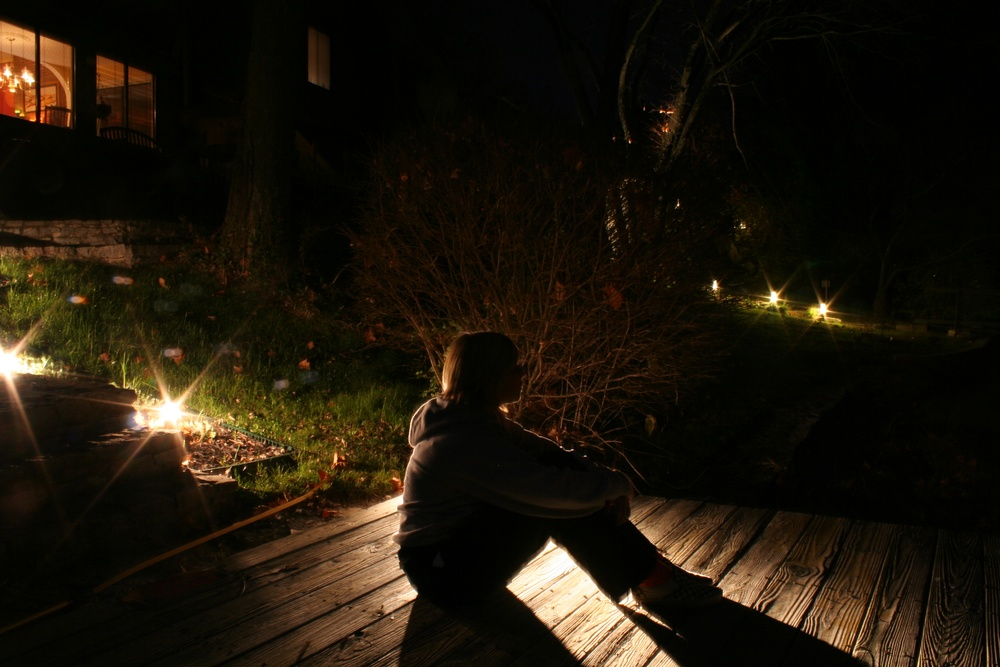
#> input picture LIME_V1.2/img/inp_5.jpg, 1000 x 667 px, shrunk from 2496 x 1664 before the run
$ python new.py
#> lines starting #> are read from the running program, lines starting #| are printed output that depends on the picture
import Image
import ImageEnhance

brightness = 2.0
peak = Image.open( "img/inp_5.jpg")
#> peak is the input picture: PIL image 1000x667 RGB; mean R, G, B 29.6, 22.3, 11
enhancer = ImageEnhance.Brightness(peak)
bright = enhancer.enhance(brightness)
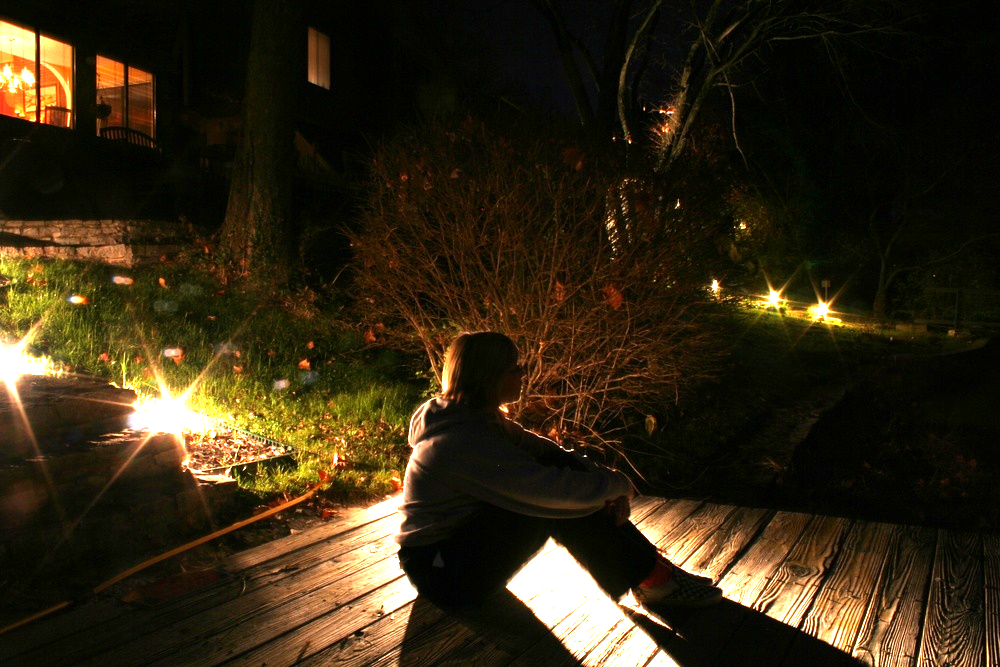
#> bright: PIL image 1000x667 RGB; mean R, G, B 51.1, 40.2, 19.9
bright.save( "new_output.jpg")
bright.show()

contrast = 1.3
enhancer = ImageEnhance.Contrast(bright)
con = enhancer.enhance(contrast)
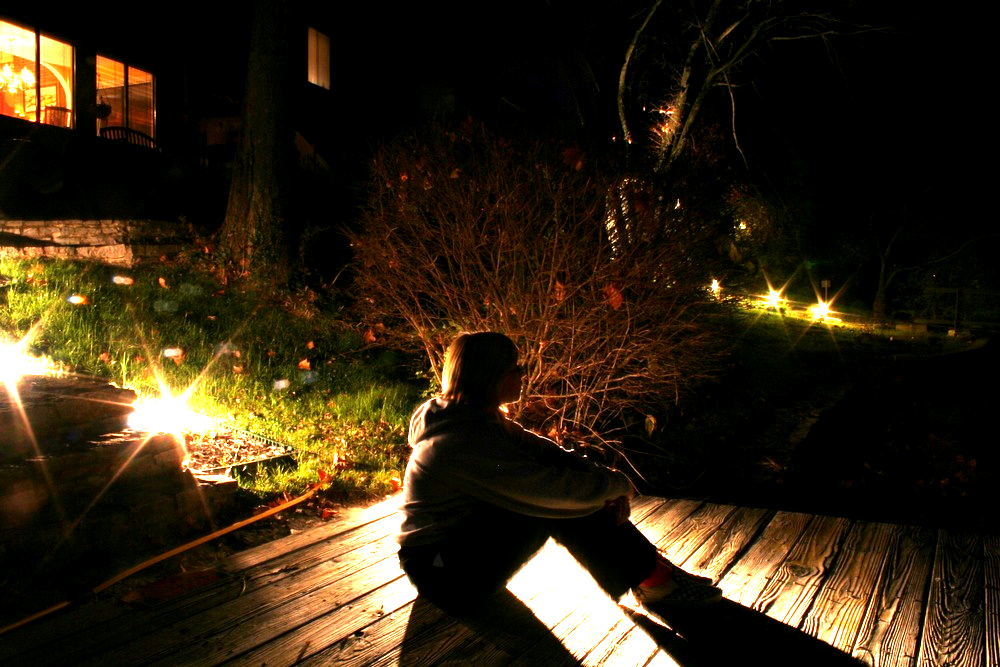
#> con: PIL image 1000x667 RGB; mean R, G, B 51.2, 38.5, 18.7
con.save( "new_output1.jpg")
con.show()

$ run again, with LIME_V1.2/img/inp_10.jpg copied over LIME_V1.2/img/inp_5.jpg
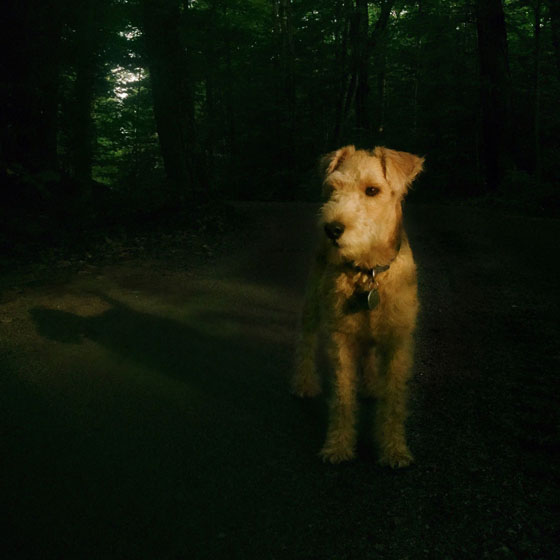
#> input picture LIME_V1.2/img/inp_10.jpg, 560 x 560 px
#> peak is the input picture: PIL image 560x560 RGB; mean R, G, B 15.6, 21.2, 9.1
#> `bright = enhancer.enhance(brightness)`:
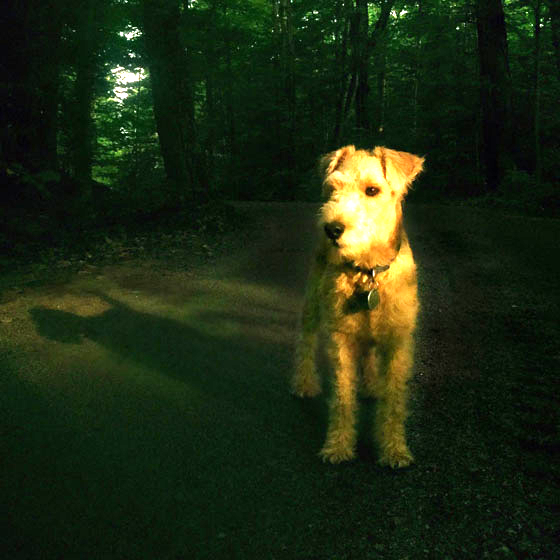
#> bright: PIL image 560x560 RGB; mean R, G, B 28.9, 41.9, 18
#> `con = enhancer.enhance(contrast)`:
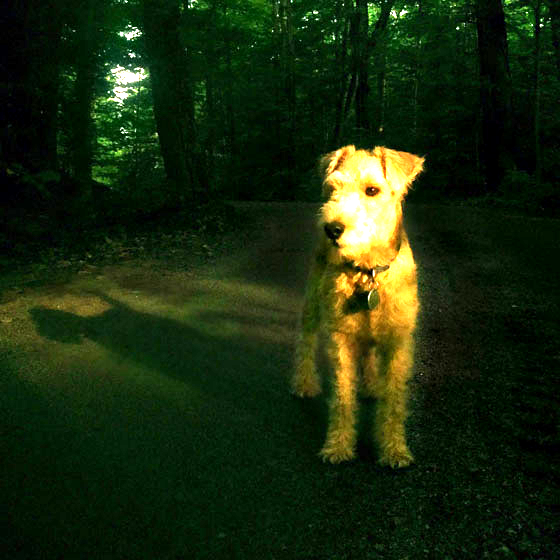
#> con: PIL image 560x560 RGB; mean R, G, B 25.4, 42.3, 13

$ run again, with LIME_V1.2/img/inp_12.jpg copied over LIME_V1.2/img/inp_5.jpg
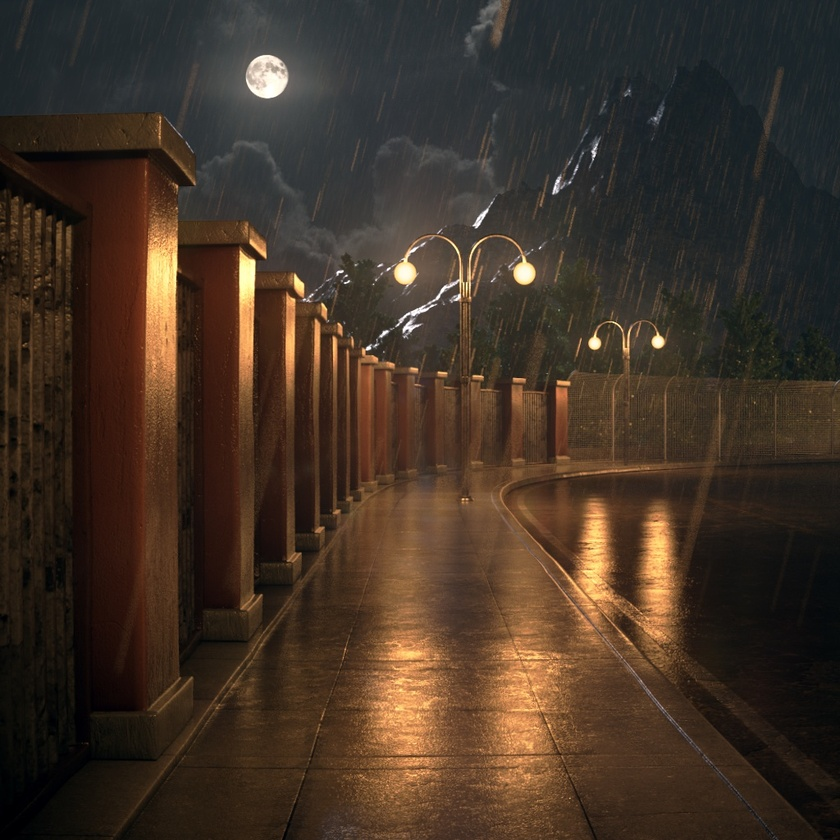
#> input picture LIME_V1.2/img/inp_12.jpg, 840 x 840 px, shrunk from 1024 x 1024 before the run
#> peak is the input picture: PIL image 840x840 RGB; mean R, G, B 65.9, 50.9, 38.6
#> `bright = enhancer.enhance(brightness)`:
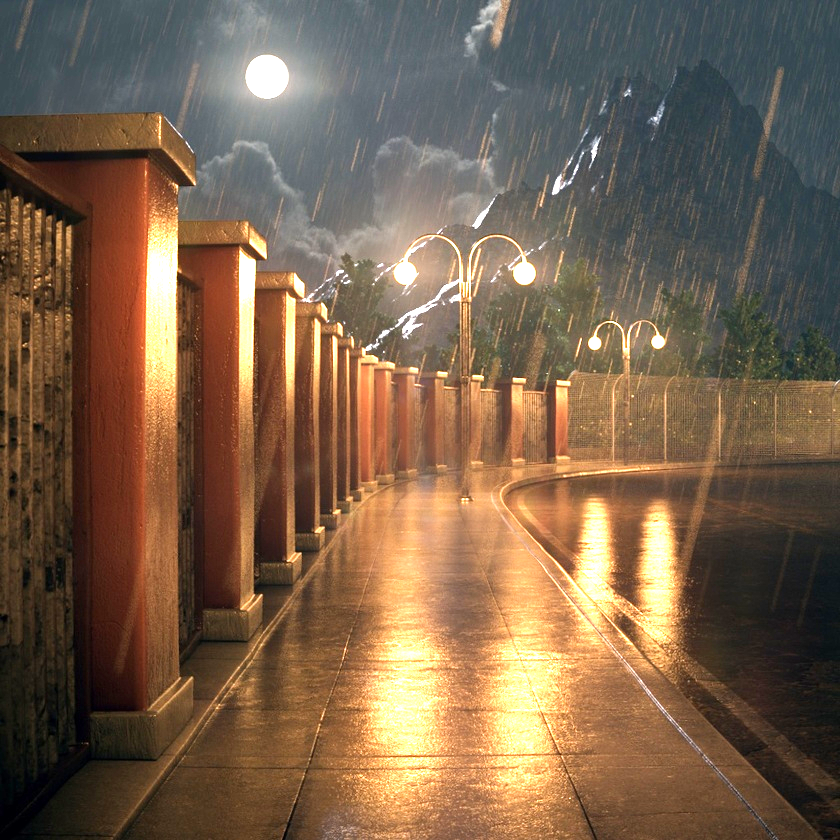
#> bright: PIL image 840x840 RGB; mean R, G, B 122.2, 98.5, 76.4
#> `con = enhancer.enhance(contrast)`:
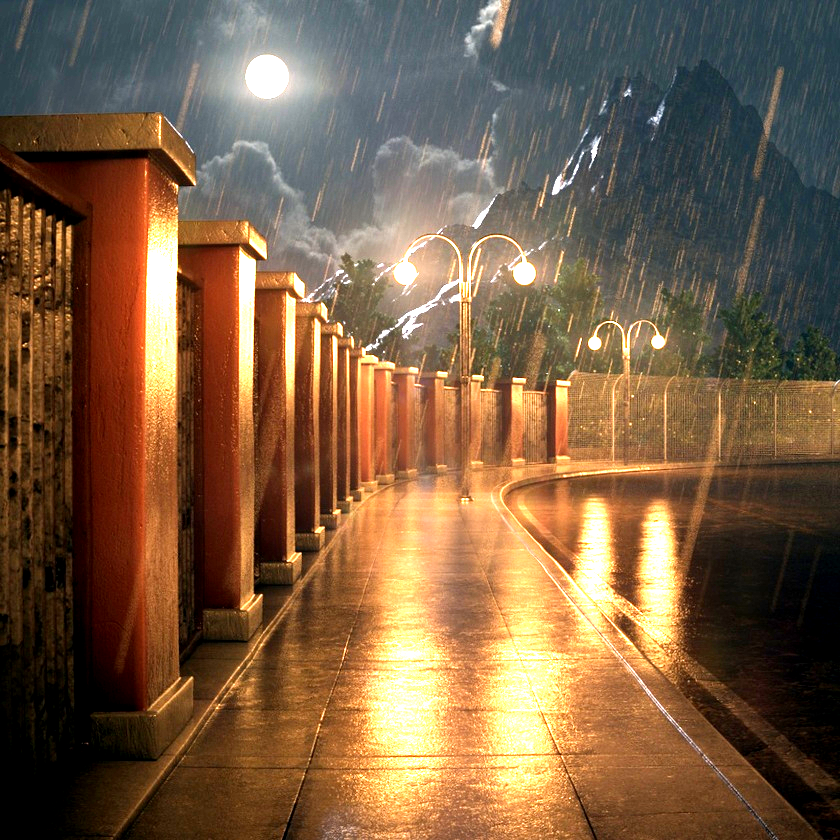
#> con: PIL image 840x840 RGB; mean R, G, B 123.3, 95.1, 68.4
